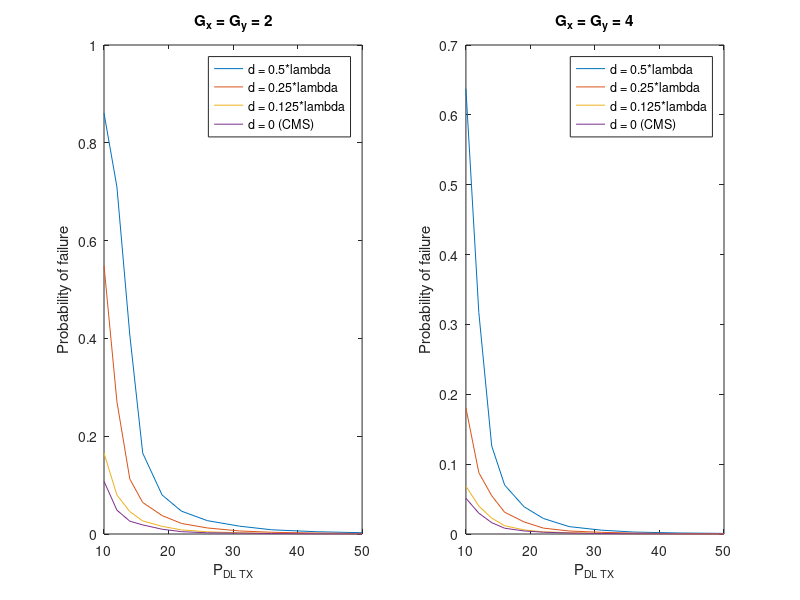

Write the MATLAB code that produced this figure.
clear all;close all;clc;
P_DL_TX = [10 12 14 16 19 22 26 31 36 43 50]; % downlink transmission power testing value
figure;

%% Gx = Gy = 2
subplot(1,2,1);
% critical spacing: d = 0.5*lambda
load Probility_facilure1_F11.mat; % probility of facilure from training file
plot(P_DL_TX, Probility_facilure1); % probility of facilure vs. downlink transmission power when G = 2
hold on;
% ultra-dense spacing 1: d = 0.25*lambda
load Probility_facilure2_F11.mat;
plot(P_DL_TX, Probility_facilure2);
hold on;
% ultra-dense spacing 2: d = 0.125*lambda
load Probility_facilure3_F11.mat;
plot(P_DL_TX, Probility_facilure3);
hold on;
% continous metasurface spacing: d = 0
load Probility_facilure4_F11.mat;
plot(P_DL_TX, Probility_facilure4);
title('G_x = G_y = 2');
xlabel('P_D_L_ _T_X');
ylabel('Probability of failure');
legend('d = 0.5*lambda','d = 0.25*lambda','d = 0.125*lambda','d = 0 (CMS)');

%% Gx = Gy = 4
subplot(1,2,2);
% critical spacing: d = 0.5*lambda
load Probility_facilure11_F11.mat;
plot(P_DL_TX, Probility_facilure11); % probility of facilure vs. downlink transmission power when G = 4
hold on;
% ultra-dense spacing 1: d = 0.25*lambda
load Probility_facilure22_F11.mat;
plot(P_DL_TX, Probility_facilure22);
hold on;
% ultra-dense spacing 2: d = 0.125*lambda
load Probility_facilure33_F11.mat;
plot(P_DL_TX, Probility_facilure33);
hold on;
% continous metasurface spacing: d = 0
load Probility_facilure44_F11.mat;
plot(P_DL_TX, Probility_facilure44);
title('G_x = G_y = 4');
xlabel('P_D_L_ _T_X');
ylabel('Probability of failure');
legend('d = 0.5*lambda','d = 0.25*lambda','d = 0.125*lambda','d = 0 (CMS)');
